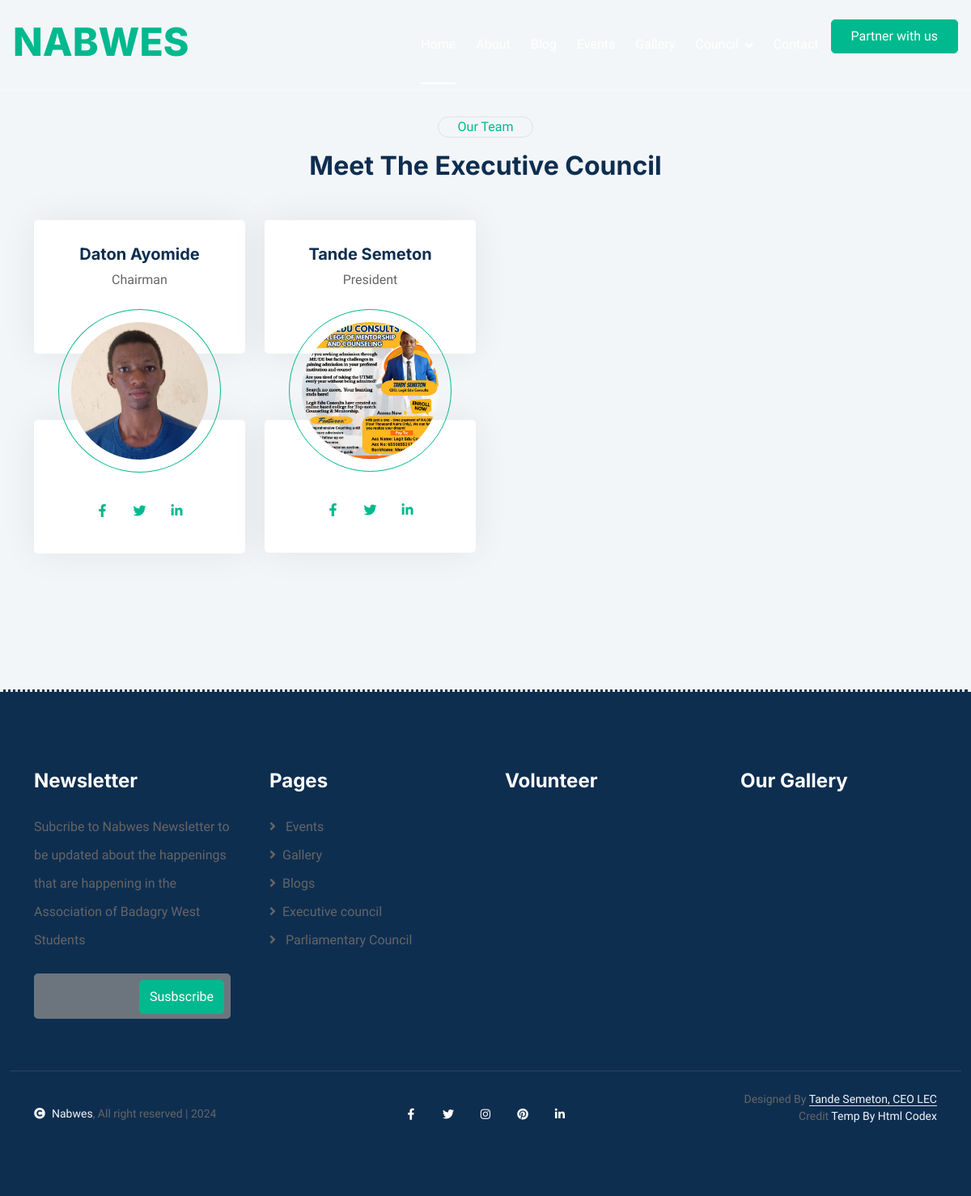
Page /executives/ on the committed database.
### webapp/models.py (models this page shows)
class Executives(models.Model):
    name = models.CharField(max_length=500)
    position = models.CharField(max_length=500)
    image= models.ImageField(upload_to="gallery_images/")
    facebook_link = models.CharField(max_length=2000)
    linkedIn_link = models.CharField(max_length=2000)
    twitter_link = models.CharField(max_length=2000)

### webapp/views.py (the view)
# urls.py: path('executives/', executives, name='executives'),
def executives(request):
    executives = Executives.objects.all()
    return render(request, 'team_sec.html', {'executives':executives})

### webapp/templates/team_sec.html (shortened to what this page needs)
{% extends "base.html" %}
{%load static%}
{% block content %}
<head>
    <link href="https://cdnjs.cloudflare.com/ajax/libs/font-awesome/5.10.0/css/all.min.css" rel="stylesheet">
    <link href="https://cdn.jsdelivr.net/npm/bootstrap-icons@1.4.1/font/bootstrap-icons.css" rel="stylesheet">
    <link href="{% static 'lib/animate/animate.min.css' %}" rel="stylesheet">
    <link href="{% static 'lib1/owlcarousel/assets/owl.carousel.min.css' %}" rel="stylesheet">
    <link href="{% static 'css1/bootstrap.min.css' %}" rel="stylesheet">
    <link href="{% static 'css1/style.css' %}" rel="stylesheet">
</head>
<br><br>
 <div class="container-xxl py-6">
            <div class="container">
                <div class="mx-auto text-center wow fadeInUp" data-wow-delay="0.1s" style="max-width: 600px;">
                    <div class="d-inline-block border rounded-pill text-primary px-4 mb-3">Our Team</div>
                    <h2 class="mb-5">Meet The Executive Council</h2>
                </div>
                <div class="row g-4">
                    {%for executive in executives%}
                    <div class="col-lg-3 col-md-6 wow fadeInUp" data-wow-delay="0.1s">
                        <div class="team-item">
                            <h5>{{executive.name}}</h5>
                            <p class="mb-4">{{executive.position}}</p>
                            <img class="img-fluid rounded-circle w-100 mb-4" src="{{executive.image.url}}" alt="">
                            <div class="d-flex justify-content-center">
                                <a class="btn btn-square text-primary bg-white m-1" href="{{executive.facebook_link}}"><i class="fab fa-facebook-f"></i></a>
                                <a class="btn btn-square text-primary bg-white m-1" href="{{executive.twitter_link}}"><i class="fab fa-twitter"></i></a>
                                <a class="btn btn-square text-primary bg-white m-1" href="{{executive.linkedIn_link}}"><i class="fab fa-linkedin-in"></i></a>
                            </div>
                        </div>
                    </div>
                    {%endfor%}
                </div>
            </div>
        </div>
<br><br><br>
</body>
</html>
{%endblock%}

### webapp/static/css/style.css (style rules this page uses)
.btn { font-weight: 600; transition: .5s; }
.btn-square { width: 32px; height: 32px; }
.btn-square, .btn-sm-square, .btn-md-square, .btn-lg-square { padding: 0; display: flex; align-items: center; justify-content: center; font-weight: normal; }

### webapp/static/css1/style.css (style rules this page uses)
:root { --primary: #00B98E; --light: #F3F6F8; --dark: #0E2E50; }
.py-6 { padding-top: 6rem; padding-bottom: 6rem; }
.btn { font-weight: 500; transition: .5s; }
.btn-square { width: 38px; height: 38px; }
.btn-square, .btn-sm-square, .btn-lg-square { padding: 0; display: flex; align-items: center; justify-content: center; font-weight: normal; border-radius: 50px; }
.team-item { position: relative; padding: 30px; text-align: center; transition: .5s; z-index: 1; }
.team-item::before, .team-item::after { position: absolute; content: ""; width: 100%; height: 40%; top: 0; left: 0; border-radius: 5px; background: #FFFFFF; box-shadow: 0 0 45px rgba(0, 0, 0, .07); transition: .5s; z-index: -1; }
.team-item::after { top: auto; bottom: 0; }
.team-item h5, .team-item p { transition: .5s; }
.team-item img { padding: 15px; border: 1px solid var(--primary); }

### rows in the picture
Executives: name "Daton Ayomide", position "Chairman", image (picture)
Executives: name "Tande Semeton", position "President", image (picture)
